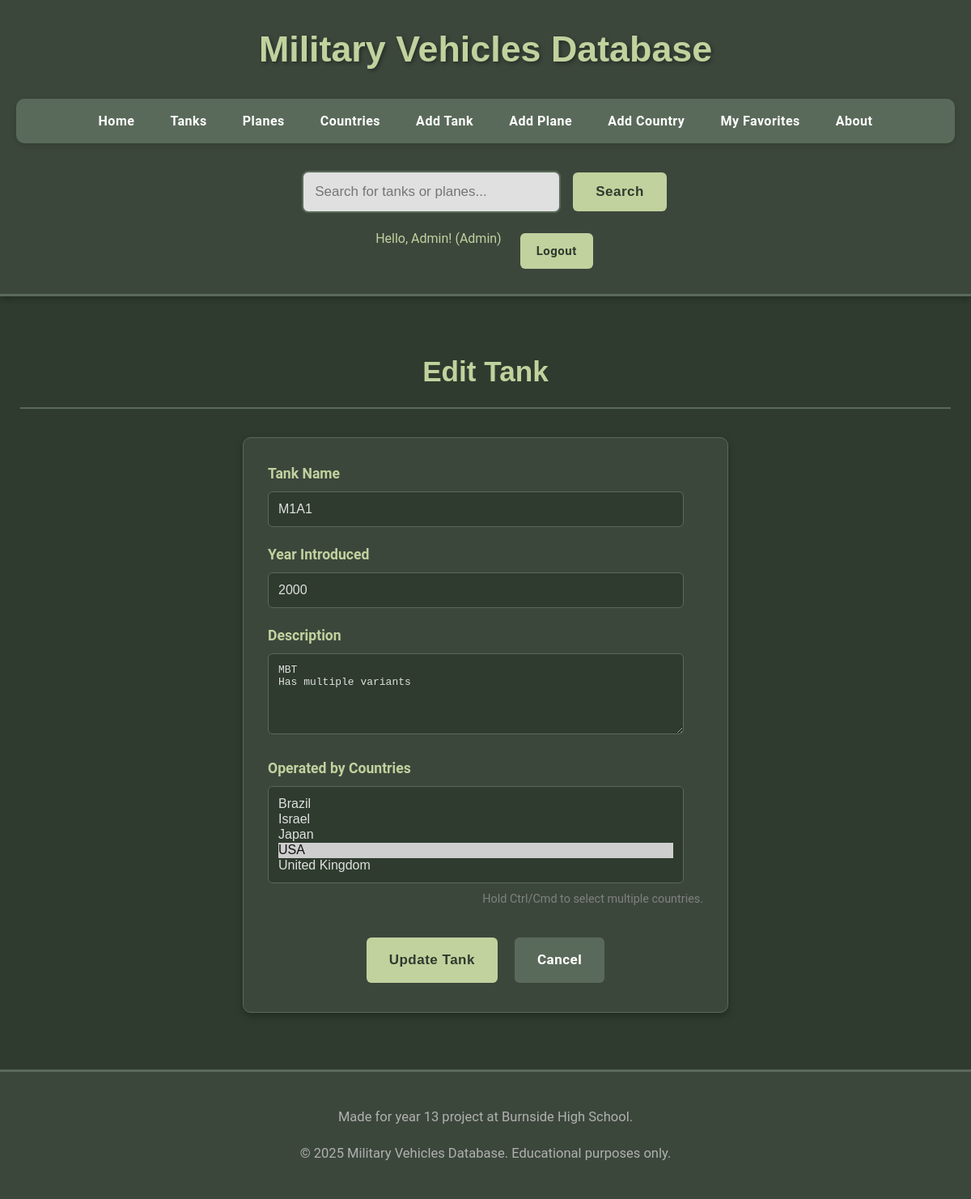
/edit_tank/1 (signed in), run on the app's committed database.
### app/models.py (models this page shows, shortened)
class User(UserMixin, db.Model):
    __tablename__ = 'user'
    id = db.Column(db.Integer, primary_key=True)
    username = db.Column(db.String(64), unique=True, nullable=False)
    password_hash = db.Column(db.String(128), nullable=False)
    is_admin = db.Column(db.Boolean, default=False) # New field for admin status
    favorite_tanks = db.relationship('Tank', secondary=user_favorite_tanks, lazy=True,
                                     backref=db.backref('favorited_by_users', lazy=True))
    favorite_planes = db.relationship('Plane', secondary=user_favorite_planes, lazy=True,
                                      backref=db.backref('favorited_by_users', lazy=True))

class Tank(db.Model):
    __tablename__ = 'tank'
    id = db.Column(db.Integer, primary_key=True)
    name = db.Column(db.String(100), nullable=False, unique=True)
    description = db.Column(db.Text)
    year_introduced = db.Column(db.Integer)
    type = db.Column(db.String(50), default='Tank')
    countries = db.relationship('Country', secondary=tank_countries, lazy=True,
                                backref=db.backref('tanks', lazy=True))

### app/routes.py (the view, shortened to what this page needs)
@app.route('/edit_tank/<int:id>', methods=['GET', 'POST'])
@admin_required # Protect this route with admin decorator
def edit_tank(id):
    tank = Tank.query.options(db.joinedload(Tank.countries)).get_or_404(id)
    all_countries = Country.query.order_by(Country.name).all()
    return render_template('edit_tank.html', title="Edit Tank", vehicle=tank, all_countries=all_countries)

### app/routes.py (called while the page is built)
def admin_required(f):
    @wraps(f)
    def decorated_function(*args, **kwargs):
        if not current_user.is_authenticated or not current_user.is_admin:
            flash('You do not have permission to access this page.', 'error')
            return redirect(url_for('homepage')) # Or redirect to login, or 403 page
        return f(*args, **kwargs)
    return decorated_function

@login_manager.user_loader
def load_user(user_id):
    return User.query.get(int(user_id))

### app/templates/edit_tank.html (shortened to what this page needs)
<!DOCTYPE html>
<html lang="en">
{% extends "layout.html" %}
{% block content %}
<h2>{{ title }}</h2>
<div class="form-container">
    <form action="{{ url_for('edit_tank', id=vehicle.id) }}" method="post">
        <div class="form-group">
            <label for="name">Tank Name</label>
            <input type="text" id="name" name="name" value="{{ vehicle.name }}" required>
        </div>
        <div class="form-group">
            <label for="year_introduced">Year Introduced</label>
            <input type="number" id="year_introduced" name="year_introduced" value="{{ vehicle.year_introduced }}" required>
        </div>
        <div class="form-group">
            <label for="description">Description</label>
            <textarea id="description" name="description" rows="4" required>{{ vehicle.description }}</textarea>
        </div>
        <div class="form-group">
            <label for="countries">Operated by Countries</label>
            <select id="countries" name="countries" multiple required>
                {% for country in all_countries %}
                    <option value="{{ country.id }}"
                        {% if country in vehicle.countries %}selected{% endif %}>
                        {{ country.name }}
                    </option>
                {% endfor %}
            </select>
            <p class="help-text">Hold Ctrl/Cmd to select multiple countries.</p>
        </div>
        <div class="form-actions">
            <button type="submit" class="menu-button">Update Tank</button>
            <a href="{{ url_for('tanks_list') }}" class="menu-button-secondary">Cancel</a>
        </div>
    </form>
</div>
{% endblock %}

### app/templates/layout.html (shortened to what this page needs)
<!DOCTYPE html>
<html lang="en">
<head>
    <link rel="stylesheet" href="{{ url_for('static', filename='style.css') }}">
</head>
<body>
    <header>
        <h1>Military Vehicles Database</h1>
        <nav>
            <ul>
                <li><a href="{{ url_for('homepage') }}">Home</a></li>
                <li><a href="{{ url_for('tanks_list') }}">Tanks</a></li>
                <li><a href="{{ url_for('planes_list') }}">Planes</a></li>
                <li><a href="{{ url_for('countries_list') }}">Countries</a></li>
                {% if current_user.is_authenticated %}
                    {% if current_user.is_admin %}
                        <li><a href="{{ url_for('add_tank') }}">Add Tank</a></li>
                        <li><a href="{{ url_for('add_plane') }}">Add Plane</a></li>
                        <li><a href="{{ url_for('add_country') }}">Add Country</a></li>
                    {% endif %}
                    <li><a href="{{ url_for('favorites') }}">My Favorites</a></li>
                {% endif %}
                <li><a href="{{ url_for('about') }}">About</a></li>
            </ul>
        </nav>
        <div class="search-container">
            <form action="{{ url_for('search') }}" method="get">
                <input type="text" name="q" placeholder="Search for tanks or planes..." required>
                <button type="submit" class="menu-button">Search</button>
            </form>
        </div>
        <div class="auth-buttons">
            {% if current_user.is_authenticated %}
                <span style="color: #C1D29E; margin-right: 10px;">Hello, {{ current_user.username }}! {% if current_user.is_admin %}(Admin){% endif %}</span>
                <a href="{{ url_for('logout') }}" class="menu-button">Logout</a>
            {% else %}
                <a href="{{ url_for('login') }}" class="menu-button">Login</a>
                <a href="{{ url_for('register') }}" class="menu-button-secondary">Register</a>
            {% endif %}
        </div>
    </header>
    <main>
        {% block content %}{% endblock %}
    </main>
    <footer>
        <p> Made for year 13 project at Burnside High School.</p>
        <p>&copy; 2025 Military Vehicles Database. Educational purposes only.</p>
    </footer>
</body>
</html>

### app/static/style.css (style rules this page uses)
* { margin: 0; padding: 0; box-sizing: border-box; }
body, html { height: 100%; font-family: 'Roboto', sans-serif; background-color: #2E3B2E; color: #E0E0E0; line-height: 1.6; }
body { display: flex; flex-direction: column; min-height: 100vh; }
header { background-color: #3C473C; color: white; padding: 25px 20px; text-align: center; border-bottom: 3px solid #5A6A5A; box-shadow: 0 4px 8px rgba(0, 0, 0, 0.2); }
header h1 { margin: 0 0 25px 0; color: #C1D29E; font-size: 2.8em; text-shadow: 2px 2px 5px rgba(0,0,0,0.4); font-family: 'Montserrat', sans-serif; }
nav ul { list-style-type: none; margin: 0; padding: 0; background-color: #5A6A5A; overflow: hidden; display: flex; justify-content: center; flex-wrap: wrap; border-radius: 10px; box-shadow: 0 2px 6px rgba(0, 0, 0, 0.15); }
nav li a { display: block; color: white; text-align: center; padding: 15px 22px; text-decoration: none; transition: background-color 0.3s ease, color 0.3s ease; font-weight: bold; letter-spacing: 0.5px; }
.search-container { margin: 30px 0 0 0; text-align: center; }
.search-container form { display: inline-flex; gap: 12px; align-items: center; flex-wrap: wrap; justify-content: center; }
.search-container input { padding: 14px; font-size: 17px; border: 2px solid #5A6A5A; border-radius: 8px; min-width: 320px; background-color: #E0E0E0; color: #2E3B2E; }
main { flex: 1; padding: 40px 25px; max-width: 1300px; margin: 0 auto; width: 100%; }
h1, h2, h3, h4, h5 { color: #C1D29E; margin: 25px 0 15px 0; font-family: 'Montserrat', sans-serif; }
h2 { font-size: 2.2em; margin-bottom: 35px; text-align: center; border-bottom: 2px solid #5A6A5A; padding-bottom: 15px; }
p { color: #B0B0B0; margin: 18px 0; font-size: 1.15em; }
a { color: #8C9F7E; text-decoration: none; font-weight: bold; }
.menu-button { background-color: #C1D29E; border: none; color: #2E3B2E; padding: 14px 28px; text-align: center; text-decoration: none; display: inline-block; font-size: 17px; margin: 6px 3px; cursor: pointer; border-radius: 6px; transition: all 0.3s ease; font-weight: bold; letter-spacing: 0.5px; }
footer { background-color: #3C473C; color: #808080; text-align: center; padding: 25px; border-top: 3px solid #5A6A5A; margin-top: auto; font-size: 0.9em; }
.form-container { background-color: #3C473C; padding: 30px; border-radius: 10px; box-shadow: 0 4px 10px rgba(0,0,0,0.25); max-width: 600px; margin: 30px auto; border: 1px solid #5A6A5A; }
.form-group { margin-bottom: 20px; }
.form-group label { display: block; margin-bottom: 8px; color: #C1D29E; font-weight: bold; font-size: 1.1em; }
.form-group input[type="text"], .form-group input[type="number"], .form-group input[type="password"], .form-group textarea, .form-group select { width: calc(100% - 24px); padding: 12px; border: 1px solid #5A6A5A; border-radius: 6px; background-color: #2E3B2E; color: #E0E0E0; font-size: 1em; transition: border-color 0.3s ease, box-shadow 0.3s ease; }
.form-group textarea { resize: vertical; min-height: 100px; }
.form-group select[multiple] { height: auto; min-height: 120px; }
.help-text { font-size: 0.9em; color: #808080; margin-top: 5px; text-align: right; }
.form-actions { text-align: center; margin-top: 30px; display: flex; justify-content: center; gap: 15px; }
.menu-button-secondary { background-color: #5A6A5A; border: none; color: white; padding: 14px 28px; text-align: center; text-decoration: none; display: inline-block; font-size: 17px; margin: 6px 3px; cursor: pointer; border-radius: 6px; transition: all 0.3s ease; font-weight: bold; letter-spacing: 0.5px; }
.auth-buttons { margin-top: 15px; display: flex; justify-content: center; gap: 10px; }
.auth-buttons .menu-button { font-size: 15px; padding: 10px 20px; }
nav li a { display: block; color: white; text-align: center; padding: 15px 22px; }

### data on the page
User: username "Admin"
Tank: name "M1A1", year_introduced "2000", description "MBT Has multiple variants"

### other printed values
{{ title }} "Edit Tank"
form field countries "Brazil / Israel / Japan / USA ☑ / United Kingdom"
